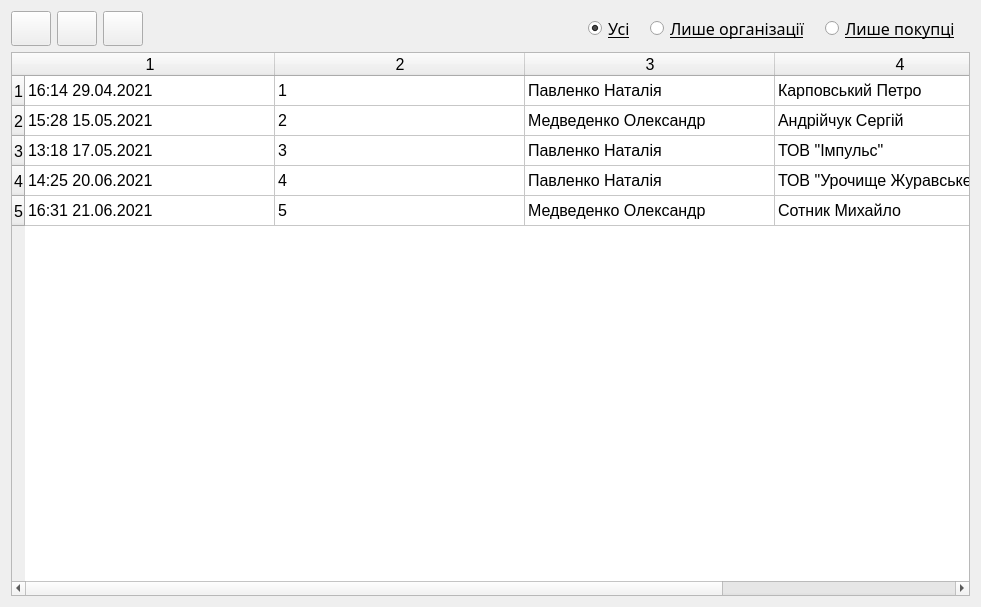
<?xml version="1.0" encoding="UTF-8"?>
<ui version="4.0">
 <class>Lists</class>
 <widget class="QWidget" name="Lists">
  <property name="geometry">
   <rect>
    <x>0</x>
    <y>0</y>
    <width>981</width>
    <height>607</height>
   </rect>
  </property>
  <property name="windowTitle">
   <string>Form</string>
  </property>
  <layout class="QVBoxLayout" name="verticalLayout">
   <item>
    <layout class="QHBoxLayout" name="horizontalLayout">
     <item>
      <widget class="QPushButton" name="btn_add">
       <property name="sizePolicy">
        <sizepolicy hsizetype="Fixed" vsizetype="Fixed">
         <horstretch>0</horstretch>
         <verstretch>0</verstretch>
        </sizepolicy>
       </property>
       <property name="minimumSize">
        <size>
         <width>40</width>
         <height>35</height>
        </size>
       </property>
       <property name="text">
        <string/>
       </property>
       <property name="icon">
        <iconset resource="../recources/recources.qrc">
         <normaloff>:/icons/add.png</normaloff>:/icons/add.png</iconset>
       </property>
       <property name="shortcut">
        <string>Ctrl+A</string>
       </property>
      </widget>
     </item>
     <item>
      <widget class="QPushButton" name="btn_del">
       <property name="enabled">
        <bool>true</bool>
       </property>
       <property name="sizePolicy">
        <sizepolicy hsizetype="Fixed" vsizetype="Fixed">
         <horstretch>0</horstretch>
         <verstretch>0</verstretch>
        </sizepolicy>
       </property>
       <property name="minimumSize">
        <size>
         <width>40</width>
         <height>35</height>
        </size>
       </property>
       <property name="text">
        <string/>
       </property>
       <property name="icon">
        <iconset resource="../recources/recources.qrc">
         <normaloff>:/icons/delete.png</normaloff>:/icons/delete.png</iconset>
       </property>
       <property name="shortcut">
        <string>Del</string>
       </property>
      </widget>
     </item>
     <item>
      <widget class="QPushButton" name="btn_refresh">
       <property name="sizePolicy">
        <sizepolicy hsizetype="Fixed" vsizetype="Fixed">
         <horstretch>0</horstretch>
         <verstretch>0</verstretch>
        </sizepolicy>
       </property>
       <property name="minimumSize">
        <size>
         <width>40</width>
         <height>35</height>
        </size>
       </property>
       <property name="text">
        <string/>
       </property>
       <property name="icon">
        <iconset resource="../recources/recources.qrc">
         <normaloff>:/icons/refresh.png</normaloff>:/icons/refresh.png</iconset>
       </property>
       <property name="shortcut">
        <string>Ctrl+A</string>
       </property>
      </widget>
     </item>
     <item>
      <spacer name="horizontalSpacer">
       <property name="orientation">
        <enum>Qt::Horizontal</enum>
       </property>
       <property name="sizeType">
        <enum>QSizePolicy::Expanding</enum>
       </property>
       <property name="sizeHint" stdset="0">
        <size>
         <width>40</width>
         <height>20</height>
        </size>
       </property>
      </spacer>
     </item>
     <item>
      <layout class="QHBoxLayout" name="horizontalLayout_3">
       <property name="spacing">
        <number>15</number>
       </property>
       <property name="rightMargin">
        <number>10</number>
       </property>
       <item>
        <widget class="QRadioButton" name="radio_all">
         <property name="font">
          <font>
           <family>Alef</family>
           <pointsize>12</pointsize>
           <underline>true</underline>
          </font>
         </property>
         <property name="text">
          <string>Усі</string>
         </property>
         <property name="checked">
          <bool>true</bool>
         </property>
        </widget>
       </item>
       <item>
        <widget class="QRadioButton" name="radio_org">
         <property name="font">
          <font>
           <family>Alef</family>
           <pointsize>12</pointsize>
           <underline>true</underline>
          </font>
         </property>
         <property name="text">
          <string>Лише організації</string>
         </property>
        </widget>
       </item>
       <item>
        <widget class="QRadioButton" name="radio_not_org">
         <property name="font">
          <font>
           <family>Alef</family>
           <pointsize>12</pointsize>
           <underline>true</underline>
          </font>
         </property>
         <property name="text">
          <string>Лише покупці</string>
         </property>
        </widget>
       </item>
      </layout>
     </item>
    </layout>
   </item>
   <item>
    <widget class="QTableWidget" name="tableWidget">
     <property name="enabled">
      <bool>true</bool>
     </property>
     <property name="font">
      <font>
       <pointsize>12</pointsize>
      </font>
     </property>
     <property name="sizeAdjustPolicy">
      <enum>QAbstractScrollArea::AdjustToContents</enum>
     </property>
     <property name="editTriggers">
      <set>QAbstractItemView::NoEditTriggers</set>
     </property>
     <property name="selectionMode">
      <enum>QAbstractItemView::SingleSelection</enum>
     </property>
     <property name="selectionBehavior">
      <enum>QAbstractItemView::SelectRows</enum>
     </property>
     <property name="textElideMode">
      <enum>Qt::ElideLeft</enum>
     </property>
     <property name="sortingEnabled">
      <bool>false</bool>
     </property>
     <property name="rowCount">
      <number>5</number>
     </property>
     <property name="columnCount">
      <number>4</number>
     </property>
     <attribute name="horizontalHeaderMinimumSectionSize">
      <number>250</number>
     </attribute>
     <attribute name="horizontalHeaderDefaultSectionSize">
      <number>250</number>
     </attribute>
     <attribute name="horizontalHeaderStretchLastSection">
      <bool>true</bool>
     </attribute>
     <row/>
     <row/>
     <row/>
     <row/>
     <row/>
     <column/>
     <column/>
     <column/>
     <column/>
     <item row="0" column="0">
      <property name="text">
       <string>16:14 29.04.2021</string>
      </property>
     </item>
     <item row="0" column="1">
      <property name="text">
       <string>1</string>
      </property>
     </item>
     <item row="0" column="2">
      <property name="text">
       <string>Павленко Наталія</string>
      </property>
     </item>
     <item row="0" column="3">
      <property name="text">
       <string>Карповський Петро</string>
      </property>
     </item>
     <item row="1" column="0">
      <property name="text">
       <string>15:28 15.05.2021</string>
      </property>
     </item>
     <item row="1" column="1">
      <property name="text">
       <string>2</string>
      </property>
     </item>
     <item row="1" column="2">
      <property name="text">
       <string>Медведенко Олександр</string>
      </property>
     </item>
     <item row="1" column="3">
      <property name="text">
       <string>Андрійчук Сергій</string>
      </property>
     </item>
     <item row="2" column="0">
      <property name="text">
       <string>13:18 17.05.2021</string>
      </property>
     </item>
     <item row="2" column="1">
      <property name="text">
       <string>3</string>
      </property>
     </item>
     <item row="2" column="2">
      <property name="text">
       <string>Павленко Наталія</string>
      </property>
     </item>
     <item row="2" column="3">
      <property name="text">
       <string>ТОВ &quot;Імпульс&quot;</string>
      </property>
     </item>
     <item row="3" column="0">
      <property name="text">
       <string>14:25 20.06.2021</string>
      </property>
     </item>
     <item row="3" column="1">
      <property name="text">
       <string>4</string>
      </property>
     </item>
     <item row="3" column="2">
      <property name="text">
       <string>Павленко Наталія</string>
      </property>
     </item>
     <item row="3" column="3">
      <property name="text">
       <string>ТОВ &quot;Урочище Журавське&quot;</string>
      </property>
     </item>
     <item row="4" column="0">
      <property name="text">
       <string>16:31 21.06.2021</string>
      </property>
     </item>
     <item row="4" column="1">
      <property name="text">
       <string>5</string>
      </property>
     </item>
     <item row="4" column="2">
      <property name="text">
       <string>Медведенко Олександр</string>
      </property>
     </item>
     <item row="4" column="3">
      <property name="text">
       <string>Сотник Михайло</string>
      </property>
     </item>
    </widget>
   </item>
   <item>
    <layout class="QHBoxLayout" name="horizontalLayout_2"/>
   </item>
  </layout>
 </widget>
 <resources>
  <include location="../recources/recources.qrc"/>
 </resources>
 <connections/>
</ui>
